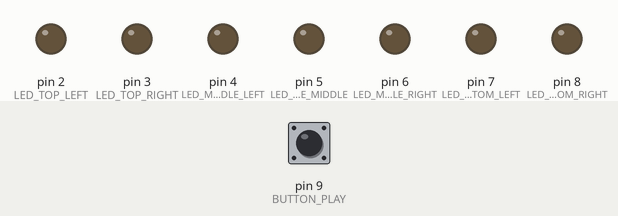
This sketch was run on a simulated Arduino Uno, built with avr-gcc and run on an emulated ATmega328P. Parts: output pins drawn as LEDs (lit = HIGH). Dashed ring = blinking. The inputs (shaded band) are chosen by the test bench; at power-on: pin 9 (BUTTON_PLAY) HIGH. Random numbers use the default seed unless the sketch sets one.

Above: at 1.2 s.
1.3 s: pin 9 (BUTTON_PLAY) pulled LOW for 0.15 s
At 1.55 s:
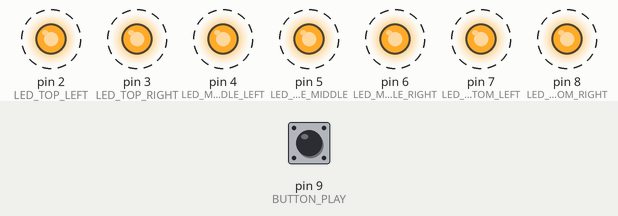
4.3 s: pin 9 (BUTTON_PLAY) pulled LOW for 1 s
At 6.2 s:
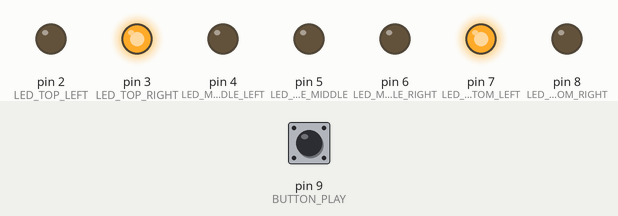
7.3 s: pin 9 (BUTTON_PLAY) pulled LOW for 3.2 s
At 8.5 s:
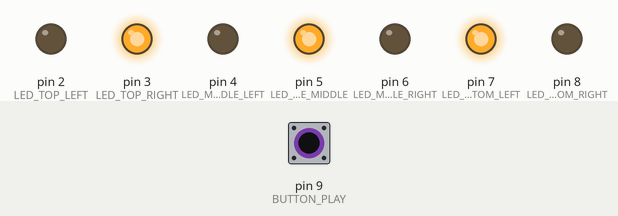
12.0 s: pin 9 (BUTTON_PLAY) pulled LOW for 0.15 s
At 13.2 s:
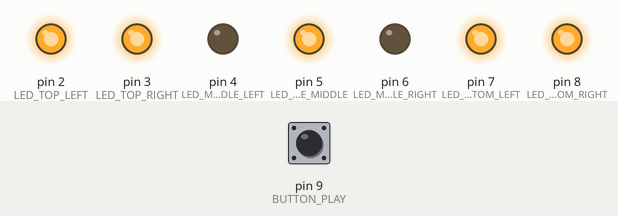
15.0 s: pin 9 (BUTTON_PLAY) pulled LOW for 0.15 s
At 16.7 s:
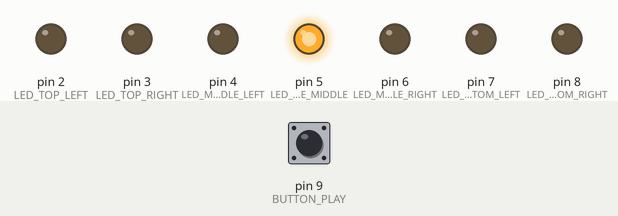
Timing chart, 0 to 18.2 s (numbered marks = the images above; inputs shaded):
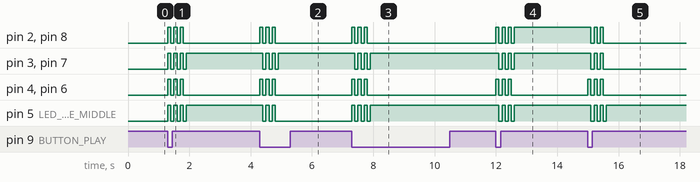

The sketch:

Dice.ino
```cpp
// ------------------------------------------- DEFINE & VARIABLE ---------------------------------------------- //

// All LEDs
const uint8_t LED_TOP_LEFT = 2;
const uint8_t LED_TOP_RIGHT = 3;
const uint8_t LED_MIDDLE_LEFT = 4;
const uint8_t LED_MIDDLE_MIDDLE = 5;
const uint8_t LED_MIDDLE_RIGHT = 6;
const uint8_t LED_BOTTOM_LEFT = 7;
const uint8_t LED_BOTTOM_RIGHT = 8;

// PLAY BUTTON to start the game
const uint8_t BUTTON_PLAY = 9;

// ------------------------------------------- FUNCTION DECLARATION ------------------------------------------- //

void turnOffAllLed(void);
void turnOnLed(uint8_t rand);

// ------------------------------------------- SETUP ---------------------------------------------------------- //

void setup(void) {

  // Configurate the PLAY BUTTON as INPUT_PULLUP
  pinMode(BUTTON_PLAY, INPUT_PULLUP);

  // Configurate all LEDs as OUTPUT and put them as LOW to start
  for (uint8_t i = 2; i < 9; i++)
    pinMode(i, OUTPUT);

  randomSeed(analogRead(A0));
}

// ------------------------------------------- LOOP ---------------------------------------------------------- //

void loop(void) {

  uint8_t buttonState = digitalRead(BUTTON_PLAY);

  if (buttonState == LOW)
  {
    blinkBeforeResult();
    uint8_t rand = random(1, 7);
    turnOnLed(rand);
    while (digitalRead(BUTTON_PLAY) == LOW)
      delay(10);
    delay(30);
  }
}

// ------------------------------------------- FUNCTION UTILS ------------------------------------------------- //

void turnOffAllLed(void)
{
  for (uint8_t i = 2; i < 9; i++)
    digitalWrite(i, LOW);
}

void turnOneLed(void)
{
  digitalWrite(LED_MIDDLE_MIDDLE, HIGH);
}

void turnTwoLed(void)
{
  digitalWrite(LED_TOP_RIGHT, HIGH);
  digitalWrite(LED_BOTTOM_LEFT, HIGH);
}

void turnThreeLed(void)
{
  digitalWrite(LED_TOP_RIGHT, HIGH);
  digitalWrite(LED_BOTTOM_LEFT, HIGH);
  digitalWrite(LED_MIDDLE_MIDDLE, HIGH);
}

void turnFourLed(void)
{
  digitalWrite(LED_TOP_RIGHT, HIGH);
  digitalWrite(LED_TOP_LEFT, HIGH);
  digitalWrite(LED_BOTTOM_LEFT, HIGH);
  digitalWrite(LED_BOTTOM_RIGHT, HIGH);
}

void turnFiveLed(void)
{
  digitalWrite(LED_TOP_RIGHT, HIGH);
  digitalWrite(LED_TOP_LEFT, HIGH);
  digitalWrite(LED_BOTTOM_LEFT, HIGH);
  digitalWrite(LED_BOTTOM_RIGHT, HIGH);
  digitalWrite(LED_MIDDLE_MIDDLE, HIGH);
}

void turnSixLed(void)
{
  digitalWrite(LED_TOP_RIGHT, HIGH);
  digitalWrite(LED_TOP_LEFT, HIGH);
  digitalWrite(LED_BOTTOM_LEFT, HIGH);
  digitalWrite(LED_BOTTOM_RIGHT, HIGH);
  digitalWrite(LED_MIDDLE_LEFT, HIGH);
  digitalWrite(LED_MIDDLE_RIGHT, HIGH);
}

void turnOnAllLed(void)
{
  digitalWrite(LED_TOP_RIGHT, HIGH);
  digitalWrite(LED_TOP_LEFT, HIGH);
  digitalWrite(LED_BOTTOM_LEFT, HIGH);
  digitalWrite(LED_BOTTOM_RIGHT, HIGH);
  digitalWrite(LED_MIDDLE_LEFT, HIGH);
  digitalWrite(LED_MIDDLE_RIGHT, HIGH);
  digitalWrite(LED_MIDDLE_MIDDLE, HIGH);
}

void blinkBeforeResult(void)
{
  for(uint8_t i = 0; i < 3; i++)
    {
      turnOnAllLed();
      delay(100);
      turnOffAllLed();
      delay(100);
    }
}

void turnOnLed(uint8_t rand)
{
  switch (rand)
    {
      case 1:
        turnOneLed();
        break ;
      case 2:
        turnTwoLed();
        break ;
      case 3:
        turnThreeLed();
        break ;
      case 4:
        turnFourLed();
        break ;
      case 5:
        turnFiveLed();
        break ;
      case 6:
        turnSixLed();
        break ;
      default:
        break ;
    }
}

// ------------------------------------------- NOTES ---------------------------------------------------------- //
```

Measured:
- after the input at 1.3 s, pin 2 (LED_TOP_LEFT): alternates HIGH for 0.10 s and LOW for 0.10 s, 6 changes in all, then stays LOW, starting at once; pin 3 (LED_TOP_RIGHT): alternates HIGH for 0.10 s and LOW for 0.10 s, 7 changes in all, then stays HIGH, starting at once
- after the input at 4.3 s, pin 2 (LED_TOP_LEFT): alternates HIGH for 0.10 s and LOW for 0.10 s, 6 changes in all, then stays LOW, starting at once; pin 3 (LED_TOP_RIGHT): alternates HIGH for 0.10 s and LOW for 0.10 s, 6 changes in all, then stays HIGH, starting after 0.10 s
- after the input at 7.3 s, pin 2 (LED_TOP_LEFT): alternates HIGH for 0.10 s and LOW for 0.10 s, 6 changes in all, then stays LOW, starting at once; pin 3 (LED_TOP_RIGHT): alternates HIGH for 0.10 s and LOW for 0.10 s, 6 changes in all, then stays HIGH, starting after 0.10 s
- after the input at 12.0 s, pin 2 (LED_TOP_LEFT): alternates HIGH for 0.10 s and LOW for 0.10 s, 7 changes in all, then stays HIGH, starting at once; pin 3 (LED_TOP_RIGHT): alternates HIGH for 0.10 s and LOW for 0.10 s, 6 changes in all, then stays HIGH, starting after 0.10 s
- after the input at 15.0 s, pin 2 (LED_TOP_LEFT), pin 3 (LED_TOP_RIGHT): alternates HIGH for 0.10 s and LOW for 0.10 s, 5 changes in all, then stays LOW, starting after 0.10 s
